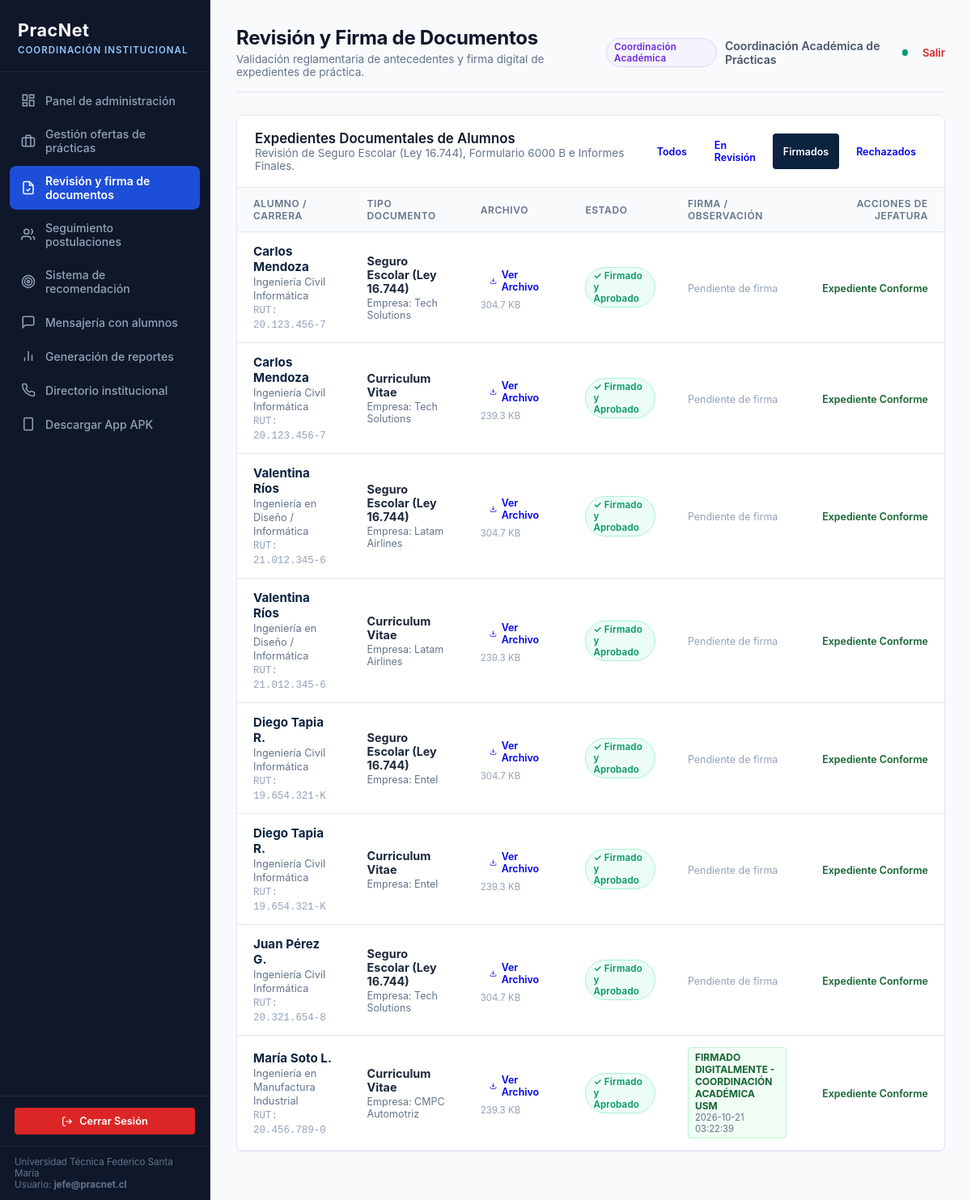
Page /admin/documentos?estado=Aprobado (signed in) on the committed database.
### tables this page shows
CREATE TABLE documento_practica (
            id INTEGER PRIMARY KEY AUTOINCREMENT,
            estudiante_id INTEGER NOT NULL REFERENCES estudiante(id) ON DELETE CASCADE,
            postulacion_id INTEGER REFERENCES postulacion(id) ON DELETE SET NULL,
            tipo_documento TEXT NOT NULL,
            nombre_archivo TEXT NOT NULL,
            ruta_archivo TEXT NOT NULL,
            tamano_bytes INTEGER,
            estado_validacion TEXT DEFAULT 'Pendiente',
            fecha_subida TIMESTAMP DEFAULT CURRENT_TIMESTAMP
        , observacion TEXT, firmado_por TEXT, fecha_firma TIMESTAMP);

CREATE TABLE estudiante (
            id INTEGER PRIMARY KEY AUTOINCREMENT,
            usuario_id INTEGER UNIQUE REFERENCES usuario(id) ON DELETE CASCADE,
            nombre TEXT NOT NULL,
            apellido TEXT,
            rut TEXT UNIQUE NOT NULL,
            correo_institucional TEXT NOT NULL,
            carrera TEXT NOT NULL,
            universidad TEXT DEFAULT 'Universidad Técnica Federico Santa María',
            sede TEXT DEFAULT 'Campus San Joaquín',
            ano_ingreso INTEGER DEFAULT 2022,
            semestre_actual INTEGER DEFAULT 8,
            avance_malla INTEGER DEFAULT 75,
            creditos_totales INTEGER DEFAULT 180,
            es_primera_practica INTEGER DEFAULT 1,
            habilidades TEXT,
            ubicacion TEXT DEFAULT 'Santiago, Chile',
            telefono TEXT DEFAULT '+56 9 1234 5678'
        );

CREATE TABLE empresa (
            id INTEGER PRIMARY KEY AUTOINCREMENT,
            usuario_id INTEGER REFERENCES usuario(id) ON DELETE SET NULL,
            nombre TEXT NOT NULL,
            area TEXT NOT NULL,
            direccion TEXT,
            correo_contacto TEXT,
            rut TEXT UNIQUE,
            convenio_vigente INTEGER DEFAULT 1,
            tasa_retencion INTEGER DEFAULT 35
        );

### app/routes_admin.py (the view)
@admin_bp.route('/documentos')
def documentos():
    estado_filtro = request.args.get('estado', '')
    with get_db() as conn:
        cursor = conn.cursor()
        query = """
            SELECT d.*, e.nombre as est_nombre, e.apellido as est_apellido, e.rut as est_rut, e.carrera as est_carrera,
                   o.titulo as oferta_titulo, emp.nombre as empresa_nombre
            FROM documento_practica d
            JOIN estudiante e ON d.estudiante_id = e.id
            LEFT JOIN postulacion p ON d.postulacion_id = p.id
            LEFT JOIN oferta_practica o ON p.oferta_practica_id = o.id
            LEFT JOIN empresa emp ON o.empresa_id = emp.id
        """
        params = []
        if estado_filtro:
            query += " WHERE d.estado_validacion = ?"
            params.append(estado_filtro)
        query += " ORDER BY d.id DESC"
        cursor.execute(query, tuple(params))
        documentos_lista = cursor.fetchall()
    return render_template('admin/documentos.html', documentos=documentos_lista, estado_filtro=estado_filtro)

### app/__init__.py (called while the page is built)
def create_app():
    app = Flask(__name__)
    app.config.from_object(Config)
    os.makedirs(app.config['UPLOAD_FOLDER'], exist_ok=True)
    init_db()
    from app.auth import auth_bp
    from app.routes_admin import admin_bp
    from app.routes_student import student_bp
    from app.routes_empresa import empresa_bp
    app.register_blueprint(auth_bp)
    app.register_blueprint(admin_bp)
    app.register_blueprint(student_bp)
    app.register_blueprint(empresa_bp)
    @app.route('/')
    def index():
        return redirect(url_for('auth.login'))
    @app.errorhandler(404)
    def page_not_found(e):
        return render_template('404.html'), 404
    @app.errorhandler(500)
    def internal_server_error(e):
        return render_template('500.html'), 500
    @app.after_request
    def apply_security_headers(response):
        return add_security_headers(response)
    return app

### app/database.py (called while the page is built)
def get_db_connection():
    conn = sqlite3.connect(Config.DATABASE_PATH)
    conn.row_factory = sqlite3.Row
    conn.execute("PRAGMA foreign_keys = ON;")
    return conn

@contextmanager
def get_db():
    conn = get_db_connection()
    try:
        yield conn
        conn.commit()
    except Exception as e:
        conn.rollback()
        raise e
    finally:
        conn.close()

### app/routes_admin.py (called while the page is built)
@admin_bp.before_request
@role_required(['admin', 'jefe_carrera'])
def restrict_admin():
    pass

### app/security.py (called while the page is built)
def role_required(allowed_roles):
    def decorator(f):
        @wraps(f)
        def decorated_function(*args, **kwargs):
            if 'user_id' not in session:
                flash('Por favor inicia sesión.', 'warning')
                return redirect(url_for('auth.login'))
            if session.get('rol') not in allowed_roles:
                flash('No tienes permisos suficientes para acceder a este módulo.', 'danger')
                return redirect(url_for('auth.unauthorized'))
            return f(*args, **kwargs)
        return decorated_function
    return decorator

def add_security_headers(response):
    response.headers['X-Content-Type-Options'] = 'nosniff'
    response.headers['X-Frame-Options'] = 'SAMEORIGIN'
    response.headers['X-XSS-Protection'] = '1; mode=block'
    response.headers['Referrer-Policy'] = 'strict-origin-when-cross-origin'
    return response

### app/templates/admin/documentos.html (shortened to what this page needs)
{% extends 'base.html' %}
{% block admin_title %}
<h1>Revisión y Firma de Documentos</h1>
<p>Validación reglamentaria de antecedentes y firma digital de expedientes de práctica.</p>
{% endblock %}
{% block content %}
<div class="table-card">
  <div class="table-header">
    <div>
      <h3>Expedientes Documentales de Alumnos</h3>
      <p style="color: var(--text-muted); font-size: 0.85rem;">Revisión de Seguro Escolar (Ley 16.744), Formulario 6000 B e Informes Finales.</p>
    </div>
    <div style="display: flex; gap: 8px;">
      <a href="{{ url_for('admin.documentos') }}" class="btn {% if not estado_filtro %}btn-primary{% else %}btn-outline{% endif %}" style="font-size: 0.78rem; padding: 6px 12px;">Todos</a>
      <a href="{{ url_for('admin.documentos', estado='En Revisión') }}" class="btn {% if estado_filtro == 'En Revisión' %}btn-primary{% else %}btn-outline{% endif %}" style="font-size: 0.78rem; padding: 6px 12px;">En Revisión</a>
      <a href="{{ url_for('admin.documentos', estado='Aprobado') }}" class="btn {% if estado_filtro == 'Aprobado' %}btn-primary{% else %}btn-outline{% endif %}" style="font-size: 0.78rem; padding: 6px 12px;">Firmados</a>
      <a href="{{ url_for('admin.documentos', estado='Rechazado') }}" class="btn {% if estado_filtro == 'Rechazado' %}btn-primary{% else %}btn-outline{% endif %}" style="font-size: 0.78rem; padding: 6px 12px;">Rechazados</a>
    </div>
  </div>
  {% if documentos %}
  <table class="data-table">
    <thead>
      <tr>
        <th>ALUMNO / CARRERA</th>
        <th>TIPO DOCUMENTO</th>
        <th>ARCHIVO</th>
        <th>ESTADO</th>
        <th>FIRMA / OBSERVACIÓN</th>
        <th style="text-align: right;">ACCIONES DE JEFATURA</th>
      </tr>
    </thead>
    <tbody>
      {% for d in documentos %}
      <tr>
        <td>
          <strong style="color: var(--primary-navy); font-size: 0.95rem;">{{ d.est_nombre }} {{ d.est_apellido }}</strong><br>
          <span style="color: #64748b; font-size: 0.8rem;">{{ d.est_carrera }}</span><br>
          <span style="font-family: monospace; font-size: 0.78rem; color: #94a3b8;">RUT: {{ d.est_rut }}</span>
        </td>
        <td>
          <strong style="color: #1e293b; font-size: 0.9rem;">
            {% if d.tipo_documento == 'seguro_escolar' %}
              Seguro Escolar (Ley 16.744)
            {% elif d.tipo_documento == 'formulario_6000b' %}
              Formulario 6000 B
            {% elif d.tipo_documento == 'carta_aceptacion' %}
              Carta de Aceptación Empresa
            {% elif d.tipo_documento == 'informe_final' %}
              Informe Final de Práctica
            {% elif d.tipo_documento == 'curriculum' %}
              Curriculum Vitae
            {% else %}
              {{ d.tipo_documento }}
            {% endif %}
          </strong>
          {% if d.empresa_nombre %}
            <div style="font-size: 0.78rem; color: #64748b; margin-top: 2px;">
              Empresa: {{ d.empresa_nombre }}
            </div>
          {% endif %}
        </td>
        <td>
          <a href="{{ url_for('admin.descargar_documento_admin', doc_id=d.id) }}" class="btn btn-outline" style="padding: 4px 10px; font-size: 0.78rem; display: inline-flex; align-items: center; gap: 6px;">
            <svg width="12" height="12" viewBox="0 0 24 24" fill="none" stroke="currentColor" stroke-width="2"><path d="M21 15v4a2 2 0 0 1-2 2H5a2 2 0 0 1-2-2v-4"/><polyline points="7 10 12 15 17 10"/><line x1="12" y1="15" x2="12" y2="3"/></svg>
            <span>Ver Archivo</span>
          </a>
          <div style="font-size: 0.72rem; color: #94a3b8; margin-top: 3px;">
            {{ (d.tamano_bytes / 1024)|round(1) if d.tamano_bytes else '120' }} KB
          </div>
        </td>
        <td>
          {% if d.estado_validacion == 'Aprobado' %}
            <span class="badge badge-success">✓ Firmado y Aprobado</span>
          {% elif d.estado_validacion == 'Rechazado' %}
            <span class="badge badge-danger">✗ Rechazado</span>
          {% else %}
            <span class="badge badge-warning">● En Revisión</span>
          {% endif %}
        </td>
        <td style="max-width: 220px;">
          {% if d.firmado_por %}
            <div style="font-size: 0.75rem; color: #166534; background: #f0fdf4; border: 1px solid #bbf7d0; padding: 4px 8px; border-radius: 4px;">
              <strong>{{ d.firmado_por }}</strong>
              <div style="color: #64748b; font-size: 0.7rem;">{{ d.fecha_firma }}</div>
            </div>
          {% elif d.observacion %}
            <div style="font-size: 0.75rem; color: #991b1b; background: #fef2f2; border: 1px solid #fecaca; padding: 4px 8px; border-radius: 4px;">
              <em>"{{ d.observacion }}"</em>
            </div>
          {% else %}
            <span style="font-size: 0.78rem; color: #94a3b8;">Pendiente de firma</span>
          {% endif %}
        </td>
        <td style="text-align: right; white-space: nowrap;">
          {% if d.estado_validacion != 'Aprobado' %}
            <form method="POST" action="{{ url_for('admin.firmar_documento', doc_id=d.id) }}" style="display: inline-block; margin: 0;">
              <button type="submit" class="btn btn-success" style="padding: 6px 12px; font-size: 0.8rem; display: inline-flex; align-items: center; gap: 4px;">
                <svg width="13" height="13" viewBox="0 0 24 24" fill="none" stroke="currentColor" stroke-width="2.5"><polyline points="20 6 9 17 4 12"/></svg>
                <span>Firmar y Aprobar</span>
              </button>
            </form>
            <button type="button" onclick="abrirRechazo('{{ d.id }}', '{{ d.est_nombre }} {{ d.est_apellido }}', '{{ d.tipo_documento }}')" class="btn btn-danger" style="padding: 6px 10px; font-size: 0.8rem; display: inline-flex; align-items: center; gap: 4px;">
              <svg width="13" height="13" viewBox="0 0 24 24" fill="none" stroke="currentColor" stroke-width="2.5"><line x1="18" y1="6" x2="6" y2="18"/><line x1="6" y1="6" x2="18" y2="18"/></svg>
              <span>Rechazar</span>
            </button>
          {% else %}
            <span style="font-size: 0.78rem; color: #166534; font-weight: 600;">Expediente Conforme</span>
          {% endif %}
        </td>
      </tr>
      {% endfor %}
    </tbody>
  </table>
  {% endif %}
</div>
{% endblock %}

### app/static/css/pracnet.css (style rules this page uses)
:root { --primary-navy: #0c2340; --primary-slate: #0f172a; --primary-surface: #1e293b; --accent-blue: #1d4ed8; --accent-blue-light: #eff6ff; --accent-gold: #b45309; --accent-gold-light: #fef3c7; --success-green: #059669; --success-light: #ecfdf5; --warning-amber: #d97706; --danger-red: #dc2626; --danger-light: #fef2f2; --bg-page: #f8fafc; --card-bg: #ffffff; --text-primary: #0f172a; --text-secondary: #475569; --text-muted: #64748b; --border-subtle: #e2e8f0; --border-strong: #cbd5e1; --sidebar-width: 260px; --radius-sm: 4px; --radius-md: 8px; --radius-lg: 12px; --shadow-sm: 0 1px 2px 0 rgb(0 0 0 / 0.05); --shadow-md: 0 4px 6px -1px rgb(0 0 0 / 0.07), 0 2px 4px -2px rgb(0 0 0 / 0.07); --shadow-lg: 0 10px 15px -3px rgb(0 0 0 / 0.08), 0 4px 6px -4px rgb(0 0 0 / 0.04); }
* { box-sizing: border-box; margin: 0; padding: 0; font-family: -apple-system, BlinkMacSystemFont, "Segoe UI", Roboto, "Helvetica Neue", Arial, sans-serif; }
body { background-color: var(--bg-page); color: var(--text-primary); min-height: 100vh; display: flex; flex-direction: column; -webkit-font-smoothing: antialiased; }
.content-header h1 { font-size: 1.5rem; font-weight: 700; color: var(--text-primary); letter-spacing: -0.3px; }
.content-header p { font-size: 0.85rem; color: var(--text-muted); margin-top: 4px; }
.table-card { background: var(--card-bg); border-radius: var(--radius-md); border: 1px solid var(--border-subtle); box-shadow: var(--shadow-sm); overflow: hidden; margin-bottom: 28px; }
.table-header { padding: 18px 22px; display: flex; justify-content: space-between; align-items: center; border-bottom: 1px solid var(--border-subtle); background: #ffffff; }
.table-header h3 { font-size: 1.05rem; font-weight: 600; color: var(--text-primary); }
.data-table { width: 100%; border-collapse: collapse; }
.data-table th { background-color: #f8fafc; color: var(--text-muted); font-size: 0.75rem; font-weight: 600; text-transform: uppercase; letter-spacing: 0.6px; text-align: left; padding: 12px 20px; border-bottom: 1px solid var(--border-subtle); }
.data-table td { padding: 14px 20px; border-bottom: 1px solid var(--border-subtle); font-size: 0.88rem; color: var(--text-secondary); }
.badge { display: inline-flex; align-items: center; gap: 4px; padding: 3px 9px; border-radius: 9999px; font-size: 0.72rem; font-weight: 600; letter-spacing: 0.2px; }
.badge-success { background: var(--success-light); color: var(--success-green); border: 1px solid #a7f3d0; }
.btn { display: inline-flex; align-items: center; justify-content: center; gap: 8px; font-weight: 600; padding: 8px 16px; border-radius: var(--radius-sm); border: 1px solid transparent; cursor: pointer; text-decoration: none; font-size: 0.88rem; transition: all 0.15s ease-in-out; }
.btn-primary { background-color: var(--primary-navy); color: #ffffff; }

### rows in the picture
documento_practica: est_nombre "Carlos", est_apellido "Mendoza", est_carrera "Ingeniería Civil Informática", est_rut "20.123.456-7", tipo_documento "Seguro Escolar (Ley 16.744)", empresa_nombre "Tech Solutions", tamano_bytes "304.7", estado_validacion "✓ Firmado y Aprobado", shows "Pendiente de firma"
documento_practica: est_nombre "Carlos", est_apellido "Mendoza", est_carrera "Ingeniería Civil Informática", est_rut "20.123.456-7", tipo_documento "Curriculum Vitae", empresa_nombre "Tech Solutions", tamano_bytes "239.3", estado_validacion "✓ Firmado y Aprobado", shows "Pendiente de firma"
documento_practica: est_nombre "Valentina", est_apellido "Ríos", est_carrera "Ingeniería en Diseño / Informática", est_rut "21.012.345-6", tipo_documento "Seguro Escolar (Ley 16.744)", empresa_nombre "Latam Airlines", tamano_bytes "304.7", estado_validacion "✓ Firmado y Aprobado", shows "Pendiente de firma"
documento_practica: est_nombre "Valentina", est_apellido "Ríos", est_carrera "Ingeniería en Diseño / Informática", est_rut "21.012.345-6", tipo_documento "Curriculum Vitae", empresa_nombre "Latam Airlines", tamano_bytes "239.3", estado_validacion "✓ Firmado y Aprobado", shows "Pendiente de firma"
documento_practica: est_nombre "Diego", est_apellido "Tapia R.", est_carrera "Ingeniería Civil Informática", est_rut "19.654.321-K", tipo_documento "Seguro Escolar (Ley 16.744)", empresa_nombre "Entel", tamano_bytes "304.7", estado_validacion "✓ Firmado y Aprobado", shows "Pendiente de firma"
documento_practica: est_nombre "Diego", est_apellido "Tapia R.", est_carrera "Ingeniería Civil Informática", est_rut "19.654.321-K", tipo_documento "Curriculum Vitae", empresa_nombre "Entel", tamano_bytes "239.3", estado_validacion "✓ Firmado y Aprobado", shows "Pendiente de firma"
documento_practica: est_nombre "Juan", est_apellido "Pérez G.", est_carrera "Ingeniería Civil Informática", est_rut "20.321.654-8", tipo_documento "Seguro Escolar (Ley 16.744)", empresa_nombre "Tech Solutions", tamano_bytes "304.7", estado_validacion "✓ Firmado y Aprobado", shows "Pendiente de firma"
documento_practica: est_nombre "María", est_apellido "Soto L.", est_carrera "Ingeniería en Manufactura Industrial", est_rut "20.456.789-0", tipo_documento "Curriculum Vitae", empresa_nombre "CMPC Automotriz", tamano_bytes "239.3", estado_validacion "✓ Firmado y Aprobado", firmado_por "FIRMADO DIGITALMENTE - COORDINACIÓN ACADÉMICA USM", fecha_firma "2026-10-21 03:22:39"

### other values in the picture
{{ session.get('email') }} "jefe@pracnet.cl"
{{ session.get('nombre') }} "Coordinación Académica de Prácticas"
